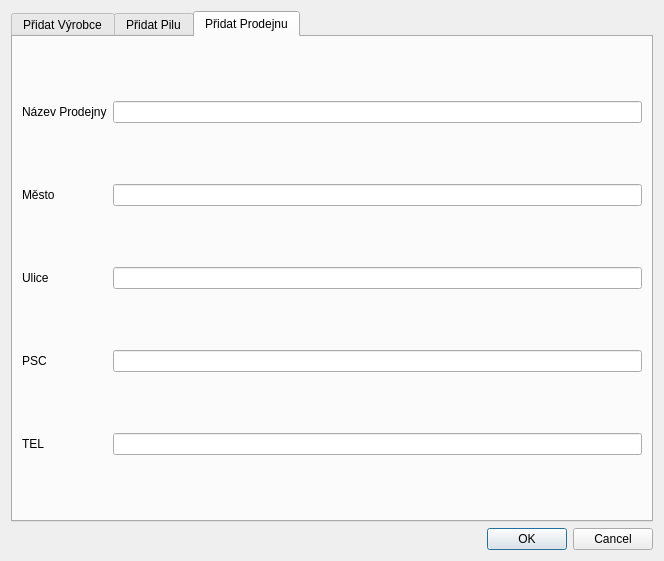
<?xml version="1.0" encoding="UTF-8"?>
<ui version="4.0">
 <class>Dialog</class>
 <widget class="QDialog" name="Dialog">
  <property name="geometry">
   <rect>
    <x>0</x>
    <y>0</y>
    <width>664</width>
    <height>561</height>
   </rect>
  </property>
  <property name="windowTitle">
   <string>Dialog</string>
  </property>
  <layout class="QGridLayout" name="gridLayout">
   <item row="1" column="0">
    <widget class="QDialogButtonBox" name="buttonBox">
     <property name="orientation">
      <enum>Qt::Horizontal</enum>
     </property>
     <property name="standardButtons">
      <set>QDialogButtonBox::Cancel|QDialogButtonBox::Ok</set>
     </property>
    </widget>
   </item>
   <item row="0" column="0">
    <widget class="QTabWidget" name="tabWidget">
     <property name="toolTip">
      <string>&lt;html&gt;&lt;head/&gt;&lt;body&gt;&lt;p&gt;gfgg&lt;/p&gt;&lt;/body&gt;&lt;/html&gt;</string>
     </property>
     <property name="currentIndex">
      <number>2</number>
     </property>
     <widget class="QWidget" name="add_vyrobce">
      <attribute name="title">
       <string>Přidat Výrobce</string>
      </attribute>
      <layout class="QGridLayout" name="gridLayout_5">
       <item row="0" column="0">
        <widget class="QLabel" name="vyrobce">
         <property name="text">
          <string>Název Výrobce</string>
         </property>
        </widget>
       </item>
       <item row="0" column="1">
        <widget class="QLineEdit" name="nazev_Vyrobce"/>
       </item>
      </layout>
     </widget>
     <widget class="QWidget" name="add_pilu">
      <attribute name="title">
       <string>Přidat Pilu</string>
      </attribute>
      <layout class="QGridLayout" name="gridLayout_4">
       <item row="1" column="1">
        <widget class="QSpinBox" name="addVykon"/>
       </item>
       <item row="2" column="0">
        <widget class="QLabel" name="delka_listy">
         <property name="text">
          <string>Delka Lišty</string>
         </property>
        </widget>
       </item>
       <item row="2" column="1">
        <widget class="QSpinBox" name="addDelkaListy"/>
       </item>
       <item row="0" column="0">
        <widget class="QLabel" name="nazevPily">
         <property name="text">
          <string>Nazev Pily</string>
         </property>
        </widget>
       </item>
       <item row="0" column="1">
        <widget class="QLineEdit" name="addNazevPily"/>
       </item>
       <item row="1" column="0">
        <widget class="QLabel" name="vykon">
         <property name="text">
          <string>Vykon</string>
         </property>
        </widget>
       </item>
      </layout>
     </widget>
     <widget class="QWidget" name="add_prodejnu">
      <attribute name="title">
       <string>Přidat Prodejnu</string>
      </attribute>
      <layout class="QGridLayout" name="gridLayout_3">
       <item row="0" column="0">
        <widget class="QLabel" name="nazevProdejny">
         <property name="text">
          <string>Název Prodejny</string>
         </property>
        </widget>
       </item>
       <item row="0" column="1">
        <widget class="QLineEdit" name="addNazev"/>
       </item>
       <item row="1" column="0">
        <widget class="QLabel" name="mesto">
         <property name="text">
          <string>Město</string>
         </property>
        </widget>
       </item>
       <item row="1" column="1">
        <widget class="QLineEdit" name="addMesto"/>
       </item>
       <item row="2" column="0">
        <widget class="QLabel" name="ulice">
         <property name="text">
          <string>Ulice</string>
         </property>
        </widget>
       </item>
       <item row="3" column="0">
        <widget class="QLabel" name="psc">
         <property name="text">
          <string>PSC</string>
         </property>
        </widget>
       </item>
       <item row="4" column="0">
        <widget class="QLabel" name="tel">
         <property name="text">
          <string>TEL</string>
         </property>
        </widget>
       </item>
       <item row="2" column="1">
        <widget class="QLineEdit" name="addUlice"/>
       </item>
       <item row="3" column="1">
        <widget class="QLineEdit" name="addPSC"/>
       </item>
       <item row="4" column="1">
        <widget class="QLineEdit" name="addTEL"/>
       </item>
      </layout>
     </widget>
    </widget>
   </item>
  </layout>
 </widget>
 <resources/>
 <connections>
  <connection>
   <sender>buttonBox</sender>
   <signal>accepted()</signal>
   <receiver>Dialog</receiver>
   <slot>accept()</slot>
   <hints>
    <hint type="sourcelabel">
     <x>248</x>
     <y>254</y>
    </hint>
    <hint type="destinationlabel">
     <x>157</x>
     <y>274</y>
    </hint>
   </hints>
  </connection>
  <connection>
   <sender>buttonBox</sender>
   <signal>rejected()</signal>
   <receiver>Dialog</receiver>
   <slot>reject()</slot>
   <hints>
    <hint type="sourcelabel">
     <x>316</x>
     <y>260</y>
    </hint>
    <hint type="destinationlabel">
     <x>286</x>
     <y>274</y>
    </hint>
   </hints>
  </connection>
 </connections>
</ui>
